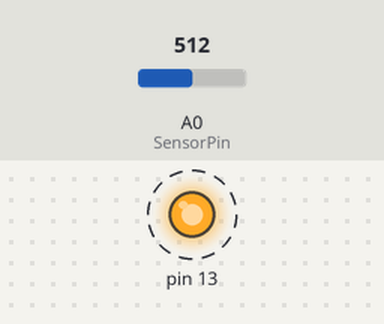
A sketch run on a simulated Arduino Uno, built with avr-gcc and run on an emulated ATmega328P. Parts: output pins drawn as LEDs (lit = HIGH). Dashed ring = blinking. The inputs (shaded band) are chosen by the test bench; at power-on: A0 (SensorPin) = 512. What the sketch prints to the serial monitor is not drawn.

Above: at 0.5 s.
Timing chart, 0 to 3.0 s (numbered marks = the images above):
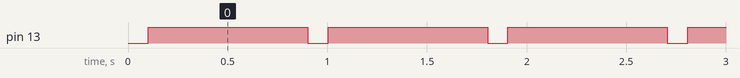

The sketch:

ph.ino
```cpp
#define SensorPin A0
unsigned long int avgValue;
float b;
int buf[10], temp;

void setup() {
  pinMode(13, OUTPUT);
  Serial.begin(9600);
  Serial.println("Ready");
}

void loop()
{
  for(int i=0; i<10; i++)
  {
    buf[i]= analogRead(SensorPin);
    delay(10);
    }
    for(int i=0; i<9; i++)
    {
      for(int j=i+1; j<10; j++)
      {
        if (buf[i]>buf[j])
        {
          temp= buf[i];
          buf[i]= buf[j];
          buf[j]= temp;
          }
        }
      }
      avgValue = 0;
      for(int i=2; i<8; i++)
        avgValue+=buf[i];
      float phValue=(float)avgValue*5.0/1025/6;
      avgValue= 3.5*avgValue;
      Serial.print("      PH:");
      Serial.print(phValue,2);
      Serial.println(" ");
      digitalWrite(13, HIGH);
      delay(800);
      digitalWrite(13, LOW);
}
```

Measured:
- by itself, pin 13: alternates HIGH for 0.80 s and LOW for 0.10 s
